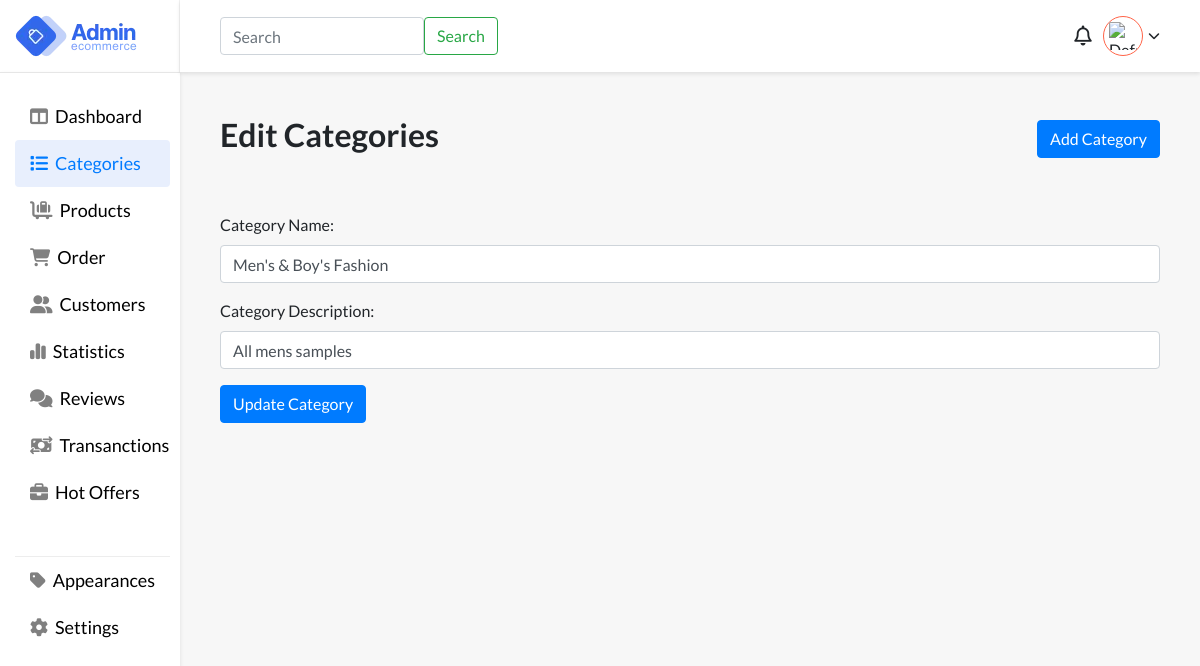
/files/category_edit.php?up_id=1 (signed in), run on the app's committed database.
### tables this page shows
CREATE TABLE `categories` (
  `id` int(11) NOT NULL,
  `name` varchar(255) DEFAULT NULL,
  `parent_category_id` int(11) DEFAULT NULL,
  `category_description` text DEFAULT NULL,
  `created_at` timestamp NOT NULL DEFAULT current_timestamp(),
  `updated_at` timestamp NOT NULL DEFAULT current_timestamp() ON UPDATE current_timestamp(),
  `level` int(11) DEFAULT 0
);

### files/category_edit.php (the view, shortened to what this page needs)
<?php
require_once "../auth/db-connection/config.php";
if ($_SERVER["REQUEST_METHOD"] == "GET" && isset($_GET['up_id'])) {
    $category_id = $_GET['up_id'];
    $sql = "SELECT * FROM categories WHERE id = :category_id";
    $stmt = $connection->prepare($sql);
    $stmt->bindParam(":category_id", $category_id, PDO::PARAM_INT);
    $stmt->execute();
    $category = $stmt->fetch(PDO::FETCH_ASSOC);
} else {
    header("Location: category_list.php");
    exit();
}
?>
<!DOCTYPE html>
<html lang="en">
<head>
    <link rel="stylesheet" href="https://stackpath.bootstrapcdn.com/bootstrap/4.5.2/css/bootstrap.min.css">
    <link rel="stylesheet" href="https://cdnjs.cloudflare.com/ajax/libs/font-awesome/6.5.1/css/all.min.css" />
    <link rel="stylesheet" href="../styling/style.css">
</head>
<body style="background:#f7f7f7;">
    <main>
        <div class="app-wrapper">
            <div class="app-sidebar">
                <div class="side-header flex pr-3">
                    <div class="logo flex">
                        <img src="images/logo.webp" alt="logo">
                    </div>
                </div>
                <div class="sidebard-nav">
                    <ul>
                        <li class="">
                            <a href="dashboard.php">
                                <i class="fa-solid fa-table-columns"></i>
                                <span class="block">Dashboard</span>
                            </a>
                        </li>
                        <li class="active">
                            <a href="categories.php">
                                <i class="fa-solid fa-list"></i>
                                <span class="block">Categories</span>
                            </a>
                        </li>
                        <li>
                            <a href="products.php">
                               <i class="fa-solid fa-cart-flatbed-suitcase"></i>
                                <span class="block">Products</span>
                            </a>
                        </li>
                        <li>
                            <a href="">
                                  <i class="fa-solid fa-cart-shopping"></i>
                                <span class="block">Order</span>
                            </a>
                        </li>
                        <li>
                            <a href="">
                                <i class="fa-solid fa-user-group"></i>
                                <span class="block">Customers</span>
                            </a>
                        </li>
                        <li>
                            <a href="">
                                <i class="fa-solid fa-chart-simple"></i>
                                <span class="block">Statistics</span>
                            </a>
                        </li>
                        <li>
                            <a href="">
                                <i class="fa-solid fa-comments"></i>
                                <span class="block">Reviews</span>
                            </a>
                        </li>
                        <li>
                            <a href="">
                                <i class="fa-solid fa-money-bill-transfer"></i>
                                <span class="block">Transanctions</span>
                            </a>
                        </li>
                        <li>
                            <a href="">
                                <i class="fa-solid fa-briefcase"></i>
                                <span class="block">Hot Offers</span>
                            </a>
                        </li>
                         <li class="devided-nav">
                            <a href="">
                                <i class="fa-solid fa-tag"></i>
                                <span class="block">Appearances</span>
                            </a>
                        </li>
                         <li>
                            <a href="">
                                <i class="fa-solid fa-gear"></i>
                                <span class="block">Settings</span>
                            </a>
                        </li>
                    </ul>
                </div>
            </div>
            <div class="header-body">
                <div class="user flex-end">
                    <div class="search">
                        <form class="d-flex gap-3" role="search">
                            <input class="form-control me-2" type="search" placeholder="Search" aria-label="Search">
                            <button class="btn btn-outline-success" type="submit">Search</button>
                        </form>
                    </div>
                    <div class="account">
                        <div class="notifications">
                            <i class="fa-regular fa-bell"></i>
                        </div>
                        <div class="wrap-u" onclick="toggleUserOptions()">
                            <div class="user-pro flex">
                                <?php if (isset($_SESSION["profile_photo"])) : ?>
                                    <img src="<?php echo $_SESSION["profile_photo"]; ?>" alt="Profile Photo">
                                <?php else : ?>
                                    <img src="default_profile_photo.jpg" alt="Default Profile Photo">
                                <?php endif; ?>
                            </div>
                            <i class="fa-solid fa-chevron-down"></i>
                        </div>
                    </div>
                </div>
                <div class="h-container">
                    <div class="main">
                        <div class="flex">
                            <h1 class="page-heading">Edit Categories </h1>
                           <button type="button" class="btn btn-primary" data-bs-toggle="modal" data-bs-target="#addCategoryModal">Add Category</button>
                        </div>
                        <div class="mt-5">
                            <form method="post" action="../auth/backend-assets/category/update_category.php">
                                <div class="form-group">
                                    <label for="categoryName">Category Name:</label>
                                    <input type="text" class="form-control" id="categoryName" name="categoryName" value="<?php echo $category['name']; ?>">
                                </div>
                                <div class="form-group">
                                    <label for="categoryDescription">Category Description:</label>
                                    <input type="text" class="form-control" id="categoryDescription" name="categoryDescription" value="<?php echo $category['category_description']; ?>">
                                </div>
                                <button type="submit" class="btn btn-primary">Update Category</button>
                            </form>
                        </div>
                    </div>
                </div>
            </div>
        </div>
    </main>
</body>
</html>

### styling/style.css (style rules this page uses)
body { font-family: "Lato", sans-serif !important; }
.flex { display: flex; justify-content: space-between; align-items: center; }
.flex-end { display: flex; justify-content: flex-end; align-items: center; }
.block { display: block; }
.h-container { padding: 40px; transition: all 0.4s ease-in-out; }
.page-heading { font-size: 42px; font-weight: 600; line-height: 45px; }
.app-wrapper { display: flex; justify-content: space-between; min-height: 100vh; }
.app-sidebar { width: 15%; }
.side-header { background: #fff; box-shadow: 0 2px 4px #0000001a; height: 72px; padding: 0 10px 0 15px; padding-right: 10px; border-right: 1px solid #cccccc42; }
.sidebard-nav { background: #fff; box-shadow: 0 2px 4px #0000001a; padding: 0 10px 40px 15px; height: 100%; border-top: 1px solid #cecece82; }
.sidebard-nav ul { padding: 0; margin-top: 20px; list-style: none; }
.sidebard-nav ul li { width: 100%; padding: 15px 0; padding-left: 10px; transition: all 0.4s ease-in-out; }
.sidebard-nav ul li.active, .sidebard-nav ul li:hover { background-color: #e8effd; border-radius: 4px; }
.sidebard-nav ul li a i { color: gray; }
.sidebard-nav ul li:hover a i, .sidebard-nav ul li:hover a, .sidebard-nav ul .active a, .sidebard-nav ul .active a i { color: #007bff !important; }
.sidebard-nav ul li.active a, .sidebard-nav ul li.active a i { color: #007bff !important; }
.sidebard-nav ul li a { font-size: 20px; font-weight: 500; display: flex; align-items: center; gap: 10px; color: black; }
.devided-nav { margin-top: 40px; border-top: 1px solid #d3d3d369; }
.header-body { width: 85%; }
.logo { width: 200px; height: 72px; }
.user { width: 100%; gap: 20px; padding-right: 40px; padding-left: 40px; background: #fff; box-shadow: 0 2px 4px #0000001a; display: flex; justify-content: space-between; align-items: center; height: 72px; }
.user-pro { width: 50px; height: 50px; border-radius: 100%; background: #fff; padding: 5px; border: 1px solid tomato; overflow: hidden; cursor: pointer; }
.user-pro img { width: 100%; height: 100%; object-fit: contain; }
.wrap-u { display: flex; align-items: center; gap: 5px; cursor: pointer; }
.notifications i { font-size: 24px; cursor: pointer; }
.notifications { width: 40px; height: 40px; display: flex; justify-content: center; align-items: center; }
.account { width: 20%; display: flex; align-items: center; justify-content: end; position: relative; }
@media screen and (max-width: 1444px) { .sidebard-nav ul li a { font-size: 18px; gap: 7px; } }
@media screen and (max-width: 1444px) { .sidebard-nav ul li { padding: 10px 0; padding-left: 15px; } }
@media screen and (max-width: 1444px) { .user-pro { width: 40px; height: 40px; } }
@media screen and (max-width: 1444px) { .wrap-u i { font-size: 12px; } }
@media screen and (max-width: 1444px) { .notifications i { font-size: 20px; } }
@media screen and (max-width: 1444px) { .page-heading { font-size: 32px; } }

### data on the page
categories: categoryName "Men's & Boy's Fashion", categoryDescription "All mens samples"
